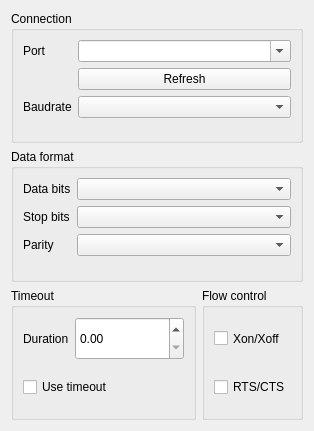
<?xml version="1.0" encoding="UTF-8"?>
<ui version="4.0">
 <class>SerialWidget</class>
 <widget class="QWidget" name="SerialWidget">
  <property name="geometry">
   <rect>
    <x>0</x>
    <y>0</y>
    <width>314</width>
    <height>431</height>
   </rect>
  </property>
  <property name="windowTitle">
   <string notr="true"/>
  </property>
  <property name="accessibleName">
   <string>Serial</string>
  </property>
  <layout class="QVBoxLayout" name="verticalLayout_3">
   <item>
    <widget class="QGroupBox" name="groupBox">
     <property name="sizePolicy">
      <sizepolicy hsizetype="Expanding" vsizetype="Preferred">
       <horstretch>0</horstretch>
       <verstretch>0</verstretch>
      </sizepolicy>
     </property>
     <property name="title">
      <string>Connection</string>
     </property>
     <layout class="QFormLayout" name="formLayout_2">
      <item row="0" column="0">
       <widget class="QLabel" name="label">
        <property name="sizePolicy">
         <sizepolicy hsizetype="Preferred" vsizetype="Minimum">
          <horstretch>0</horstretch>
          <verstretch>0</verstretch>
         </sizepolicy>
        </property>
        <property name="text">
         <string>Port</string>
        </property>
        <property name="buddy">
         <cstring>port</cstring>
        </property>
       </widget>
      </item>
      <item row="0" column="1">
       <widget class="QComboBox" name="port">
        <property name="sizePolicy">
         <sizepolicy hsizetype="MinimumExpanding" vsizetype="Minimum">
          <horstretch>0</horstretch>
          <verstretch>0</verstretch>
         </sizepolicy>
        </property>
        <property name="accessibleName">
         <string>Port</string>
        </property>
        <property name="accessibleDescription">
         <string>Serial port device name.</string>
        </property>
        <property name="editable">
         <bool>true</bool>
        </property>
        <property name="insertPolicy">
         <enum>QComboBox::InsertAtBottom</enum>
        </property>
       </widget>
      </item>
      <item row="1" column="1">
       <widget class="QPushButton" name="scan_button">
        <property name="sizePolicy">
         <sizepolicy hsizetype="Minimum" vsizetype="Minimum">
          <horstretch>0</horstretch>
          <verstretch>0</verstretch>
         </sizepolicy>
        </property>
        <property name="maximumSize">
         <size>
          <width>16777215</width>
          <height>16777215</height>
         </size>
        </property>
        <property name="accessibleDescription">
         <string>Reload all available serial ports.</string>
        </property>
        <property name="text">
         <string>Refresh</string>
        </property>
       </widget>
      </item>
      <item row="2" column="0">
       <widget class="QLabel" name="label_2">
        <property name="sizePolicy">
         <sizepolicy hsizetype="Preferred" vsizetype="Minimum">
          <horstretch>0</horstretch>
          <verstretch>0</verstretch>
         </sizepolicy>
        </property>
        <property name="text">
         <string>Baudrate</string>
        </property>
        <property name="buddy">
         <cstring>baudrate</cstring>
        </property>
       </widget>
      </item>
      <item row="2" column="1">
       <widget class="QComboBox" name="baudrate">
        <property name="sizePolicy">
         <sizepolicy hsizetype="MinimumExpanding" vsizetype="Minimum">
          <horstretch>0</horstretch>
          <verstretch>0</verstretch>
         </sizepolicy>
        </property>
        <property name="accessibleName">
         <string>Baudrate</string>
        </property>
       </widget>
      </item>
     </layout>
    </widget>
   </item>
   <item>
    <widget class="QGroupBox" name="groupBox_2">
     <property name="title">
      <string>Data format</string>
     </property>
     <layout class="QFormLayout" name="formLayout">
      <item row="0" column="0">
       <widget class="QLabel" name="label_3">
        <property name="sizePolicy">
         <sizepolicy hsizetype="Preferred" vsizetype="Minimum">
          <horstretch>0</horstretch>
          <verstretch>0</verstretch>
         </sizepolicy>
        </property>
        <property name="text">
         <string>Data bits</string>
        </property>
        <property name="buddy">
         <cstring>bytesize</cstring>
        </property>
       </widget>
      </item>
      <item row="0" column="1">
       <widget class="QComboBox" name="bytesize">
        <property name="sizePolicy">
         <sizepolicy hsizetype="MinimumExpanding" vsizetype="Minimum">
          <horstretch>0</horstretch>
          <verstretch>0</verstretch>
         </sizepolicy>
        </property>
        <property name="accessibleName">
         <string>Data bits</string>
        </property>
       </widget>
      </item>
      <item row="1" column="0">
       <widget class="QLabel" name="label_4">
        <property name="sizePolicy">
         <sizepolicy hsizetype="Preferred" vsizetype="Minimum">
          <horstretch>0</horstretch>
          <verstretch>0</verstretch>
         </sizepolicy>
        </property>
        <property name="text">
         <string>Stop bits</string>
        </property>
        <property name="buddy">
         <cstring>stopbits</cstring>
        </property>
       </widget>
      </item>
      <item row="1" column="1">
       <widget class="QComboBox" name="stopbits">
        <property name="sizePolicy">
         <sizepolicy hsizetype="MinimumExpanding" vsizetype="Minimum">
          <horstretch>0</horstretch>
          <verstretch>0</verstretch>
         </sizepolicy>
        </property>
        <property name="accessibleName">
         <string>Stop bits</string>
        </property>
       </widget>
      </item>
      <item row="2" column="0">
       <widget class="QLabel" name="label_5">
        <property name="sizePolicy">
         <sizepolicy hsizetype="Preferred" vsizetype="Minimum">
          <horstretch>0</horstretch>
          <verstretch>0</verstretch>
         </sizepolicy>
        </property>
        <property name="text">
         <string>Parity</string>
        </property>
        <property name="buddy">
         <cstring>parity</cstring>
        </property>
       </widget>
      </item>
      <item row="2" column="1">
       <widget class="QComboBox" name="parity">
        <property name="accessibleName">
         <string>Parity</string>
        </property>
       </widget>
      </item>
     </layout>
    </widget>
   </item>
   <item>
    <layout class="QHBoxLayout" name="horizontalLayout_2">
     <item>
      <widget class="QGroupBox" name="groupBox_3">
       <property name="sizePolicy">
        <sizepolicy hsizetype="MinimumExpanding" vsizetype="Minimum">
         <horstretch>0</horstretch>
         <verstretch>0</verstretch>
        </sizepolicy>
       </property>
       <property name="accessibleName">
        <string/>
       </property>
       <property name="title">
        <string>Timeout</string>
       </property>
       <layout class="QGridLayout" name="gridLayout">
        <item row="0" column="0">
         <widget class="QLabel" name="label_6">
          <property name="sizePolicy">
           <sizepolicy hsizetype="Preferred" vsizetype="Minimum">
            <horstretch>0</horstretch>
            <verstretch>0</verstretch>
           </sizepolicy>
          </property>
          <property name="text">
           <string>Duration</string>
          </property>
          <property name="buddy">
           <cstring>timeout</cstring>
          </property>
         </widget>
        </item>
        <item row="0" column="1">
         <widget class="QDoubleSpinBox" name="timeout">
          <property name="enabled">
           <bool>true</bool>
          </property>
          <property name="sizePolicy">
           <sizepolicy hsizetype="MinimumExpanding" vsizetype="Minimum">
            <horstretch>0</horstretch>
            <verstretch>0</verstretch>
           </sizepolicy>
          </property>
          <property name="accessibleName">
           <string>Duration</string>
          </property>
          <property name="accessibleDescription">
           <string>Timeout duration in seconds.</string>
          </property>
          <property name="singleStep">
           <double>0.100000000000000</double>
          </property>
         </widget>
        </item>
        <item row="1" column="0" colspan="2">
         <widget class="QCheckBox" name="use_timeout">
          <property name="sizePolicy">
           <sizepolicy hsizetype="Minimum" vsizetype="Minimum">
            <horstretch>0</horstretch>
            <verstretch>0</verstretch>
           </sizepolicy>
          </property>
          <property name="text">
           <string>Use timeout</string>
          </property>
         </widget>
        </item>
       </layout>
      </widget>
     </item>
     <item>
      <widget class="QGroupBox" name="groupBox_4">
       <property name="title">
        <string>Flow control</string>
       </property>
       <layout class="QVBoxLayout" name="verticalLayout">
        <item>
         <widget class="QCheckBox" name="xonxoff">
          <property name="sizePolicy">
           <sizepolicy hsizetype="Minimum" vsizetype="Minimum">
            <horstretch>0</horstretch>
            <verstretch>0</verstretch>
           </sizepolicy>
          </property>
          <property name="text">
           <string>Xon/Xoff</string>
          </property>
         </widget>
        </item>
        <item>
         <widget class="QCheckBox" name="rtscts">
          <property name="sizePolicy">
           <sizepolicy hsizetype="Minimum" vsizetype="Minimum">
            <horstretch>0</horstretch>
            <verstretch>0</verstretch>
           </sizepolicy>
          </property>
          <property name="text">
           <string>RTS/CTS</string>
          </property>
         </widget>
        </item>
       </layout>
      </widget>
     </item>
    </layout>
   </item>
  </layout>
 </widget>
 <resources/>
 <connections>
  <connection>
   <sender>scan_button</sender>
   <signal>clicked()</signal>
   <receiver>SerialWidget</receiver>
   <slot>scan()</slot>
   <hints>
    <hint type="sourcelabel">
     <x>223</x>
     <y>45</y>
    </hint>
    <hint type="destinationlabel">
     <x>140</x>
     <y>180</y>
    </hint>
   </hints>
  </connection>
  <connection>
   <sender>baudrate</sender>
   <signal>textActivated(QString)</signal>
   <receiver>SerialWidget</receiver>
   <slot>update_baudrate(QString)</slot>
   <hints>
    <hint type="sourcelabel">
     <x>132</x>
     <y>77</y>
    </hint>
    <hint type="destinationlabel">
     <x>140</x>
     <y>180</y>
    </hint>
   </hints>
  </connection>
  <connection>
   <sender>bytesize</sender>
   <signal>textActivated(QString)</signal>
   <receiver>SerialWidget</receiver>
   <slot>update_bytesize(QString)</slot>
   <hints>
    <hint type="sourcelabel">
     <x>206</x>
     <y>143</y>
    </hint>
    <hint type="destinationlabel">
     <x>140</x>
     <y>180</y>
    </hint>
   </hints>
  </connection>
  <connection>
   <sender>parity</sender>
   <signal>textActivated(QString)</signal>
   <receiver>SerialWidget</receiver>
   <slot>update_parity(QString)</slot>
   <hints>
    <hint type="sourcelabel">
     <x>206</x>
     <y>207</y>
    </hint>
    <hint type="destinationlabel">
     <x>140</x>
     <y>180</y>
    </hint>
   </hints>
  </connection>
  <connection>
   <sender>port</sender>
   <signal>editTextChanged(QString)</signal>
   <receiver>SerialWidget</receiver>
   <slot>update_port(QString)</slot>
   <hints>
    <hint type="sourcelabel">
     <x>132</x>
     <y>45</y>
    </hint>
    <hint type="destinationlabel">
     <x>140</x>
     <y>180</y>
    </hint>
   </hints>
  </connection>
  <connection>
   <sender>stopbits</sender>
   <signal>textActivated(QString)</signal>
   <receiver>SerialWidget</receiver>
   <slot>update_stopbits(QString)</slot>
   <hints>
    <hint type="sourcelabel">
     <x>206</x>
     <y>175</y>
    </hint>
    <hint type="destinationlabel">
     <x>140</x>
     <y>180</y>
    </hint>
   </hints>
  </connection>
  <connection>
   <sender>use_timeout</sender>
   <signal>clicked(bool)</signal>
   <receiver>SerialWidget</receiver>
   <slot>update_use_timeout(bool)</slot>
   <hints>
    <hint type="sourcelabel">
     <x>76</x>
     <y>271</y>
    </hint>
    <hint type="destinationlabel">
     <x>140</x>
     <y>180</y>
    </hint>
   </hints>
  </connection>
  <connection>
   <sender>xonxoff</sender>
   <signal>clicked(bool)</signal>
   <receiver>SerialWidget</receiver>
   <slot>update_xonxoff(bool)</slot>
   <hints>
    <hint type="sourcelabel">
     <x>206</x>
     <y>333</y>
    </hint>
    <hint type="destinationlabel">
     <x>140</x>
     <y>180</y>
    </hint>
   </hints>
  </connection>
  <connection>
   <sender>rtscts</sender>
   <signal>clicked(bool)</signal>
   <receiver>SerialWidget</receiver>
   <slot>update_rtscts(bool)</slot>
   <hints>
    <hint type="sourcelabel">
     <x>83</x>
     <y>333</y>
    </hint>
    <hint type="destinationlabel">
     <x>140</x>
     <y>180</y>
    </hint>
   </hints>
  </connection>
  <connection>
   <sender>timeout</sender>
   <signal>valueChanged(double)</signal>
   <receiver>SerialWidget</receiver>
   <slot>update_timeout(double)</slot>
   <hints>
    <hint type="sourcelabel">
     <x>75</x>
     <y>373</y>
    </hint>
    <hint type="destinationlabel">
     <x>156</x>
     <y>215</y>
    </hint>
   </hints>
  </connection>
 </connections>
 <slots>
  <slot>scan()</slot>
  <slot>update_port(QString)</slot>
  <slot>update_baudrate(QString)</slot>
  <slot>update_bytesize(QString)</slot>
  <slot>update_stopbits(QString)</slot>
  <slot>update_parity(QString)</slot>
  <slot>update_use_timeout(bool)</slot>
  <slot>update_rtscts(bool)</slot>
  <slot>update_timeout(double)</slot>
  <slot>update_xonxoff(bool)</slot>
 </slots>
</ui>
